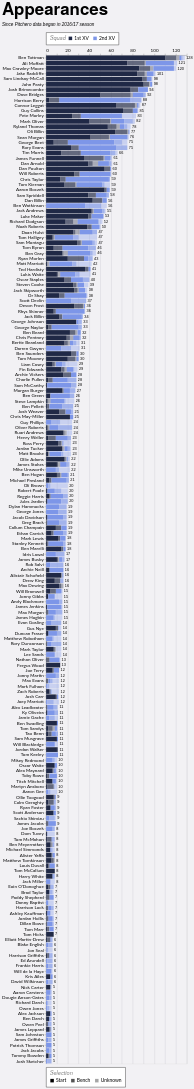

Source (Vega-Lite JSON):
### Vega-Lite specification from a JSON file in a GitHub repository (floating-point values rounded to 4 significant figures; data arrays with more than 128 entries replaced by an {"elided": "..."} marker saying what was removed)
{"config": {"axis": {"labelFont": "Lato, sans-serif", "titleFont": "PT Sans Narrow, Helvetica Neue, Helvetica, Arial, sans-serif", "labelFontSize": 13, "titleFontSize": 24, "gridColor": "#202947", "gridOpacity": 0.2}, "header": {"labelFont": "PT Sans Narrow, Helvetica Neue, Helvetica, Arial, sans-serif", "titleFont": "PT Sans Narrow, Helvetica Neue, Helvetica, Arial, sans-serif", "labelFontSize": 24, "titleFontSize": 28, "labelFontWeight": "bold", "orient": "left"}, "legend": {"labelFont": "Lato, sans-serif", "titleFont": "PT Sans Narrow, Helvetica Neue, Helvetica, Arial, sans-serif", "labelFontSize": 14, "titleFontSize": 16, "titlePadding": 5, "fillColor": "white", "strokeColor": "black", "padding": 10, "titleFontWeight": "lighter", "titleFontStyle": "italic", "titleColor": "gray", "offset": 10}, "title": {"font": "PT Sans Narrow, Helvetica Neue, Helvetica, Arial, sans-serif", "fontSize": 48, "fontWeight": "bold", "anchor": "start", "align": "center", "titlePadding": 20, "subtitlePadding": 10, "subtitleFontSize": 13, "subtitleColor": "", "subtitleFontStyle": "italic", "offset": 15, "color": "black"}, "axisX": {"labelAngle": 0}, "facet": {"title": null, "header": null, "align": {"row": "each", "column": "each"}}, "resolve": {"scale": {"y": "independent", "facet": "independent"}}, "background": "#f2f1f4"}, "layer": [{"mark": {"type": "bar"}, "encoding": {"color": {"field": "squad", "legend": {"labelExpr": "datum.value + ' XV'", "orient": "top", "title": "Squad", "titleOrient": "left"}, "scale": {"domain": ["1st", "2nd"], "range": ["#202946", "#7d96e8"]}, "sort": ["1st", "2nd"], "type": "nominal"}, "opacity": {"field": "start", "legend": {"orient": "bottom", "title": "Selection"}, "scale": {"domain": ["Start", "Bench", "Unknown"], "range": [1.0, 0.35, 0.2]}, "sort": ["Start", "Bench", "Unknown"], "type": "nominal"}, "order": {"field": "stack_order", "sort": "ascending", "type": "quantitative"}, "tooltip": [{"field": "player", "title": "Player", "type": "nominal"}, {"field": "squad", "title": "Squad", "type": "nominal"}, {"field": "start", "title": "Selection", "type": "nominal"}, {"aggregate": "sum", "field": "games", "title": "Games", "type": "quantitative"}, {"aggregate": "max", "field": "player_total", "title": "Total", "type": "quantitative"}], "x": {"aggregate": "sum", "axis": {"orient": "top", "title": null}, "field": "games", "type": "quantitative"}, "y": {"field": "player", "sort": {"field": "player_total", "op": "max", "order": "descending"}, "title": null, "type": "nominal"}}}, {"mark": {"type": "text", "align": "left", "baseline": "middle", "color": "black", "dx": 4, "fontSize": 11}, "encoding": {"text": {"field": "total_games", "format": ".0f", "type": "quantitative"}, "x": {"axis": {"orient": "top", "title": null}, "field": "total_games", "type": "quantitative"}, "y": {"field": "player", "sort": {"field": "player_total", "op": "max", "order": "descending"}, "title": null, "type": "nominal"}}, "transform": [{"aggregate": [{"op": "sum", "field": "games", "as": "total_games"}, {"op": "max", "field": "player_total", "as": "player_total"}], "groupby": ["player"]}]}], "data": {"name": "data-23d25d9424a79455f3a7910e9d474b3f"}, "height": {"step": 15}, "params": [{"name": "seasonParam", "value": []}, {"name": "gameTypesParam", "value": []}, {"name": "squadParam", "value": "All"}, {"name": "positionsParam", "value": []}, {"name": "minAppsParam", "value": 5}], "title": {"text": "Appearances", "subtitle": "Since Pitchero data began in 2016/17 season"}, "transform": [{"filter": "length(seasonParam) === 0 || indexof(seasonParam, datum.season) >= 0"}, {"filter": "length(gameTypesParam) === 0 || indexof(gameTypesParam, datum.game_type) >= 0"}, {"filter": "squadParam === \"All\" || datum.squad === squadParam"}, {"filter": "length(positionsParam) === 0 || indexof(positionsParam, datum.position) >= 0"}, {"joinaggregate": [{"op": "sum", "field": "games", "as": "player_total"}], "groupby": ["player"]}, {"filter": "datum.player_total >= minAppsParam"}], "width": 400, "$schema": "https://vega.github.io/schema/vega-lite/v5.20.1.json", "datasets": {"data-23d25d9424a79455f3a7910e9d474b3f": {"elided": "2352 records"}}}
